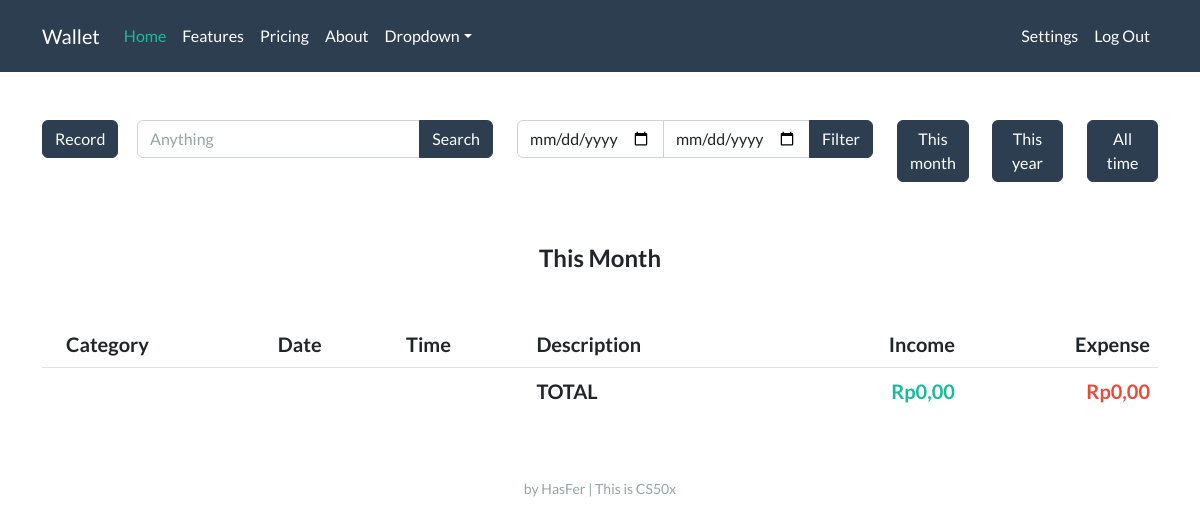
Before: / (signed in) with the older database file.
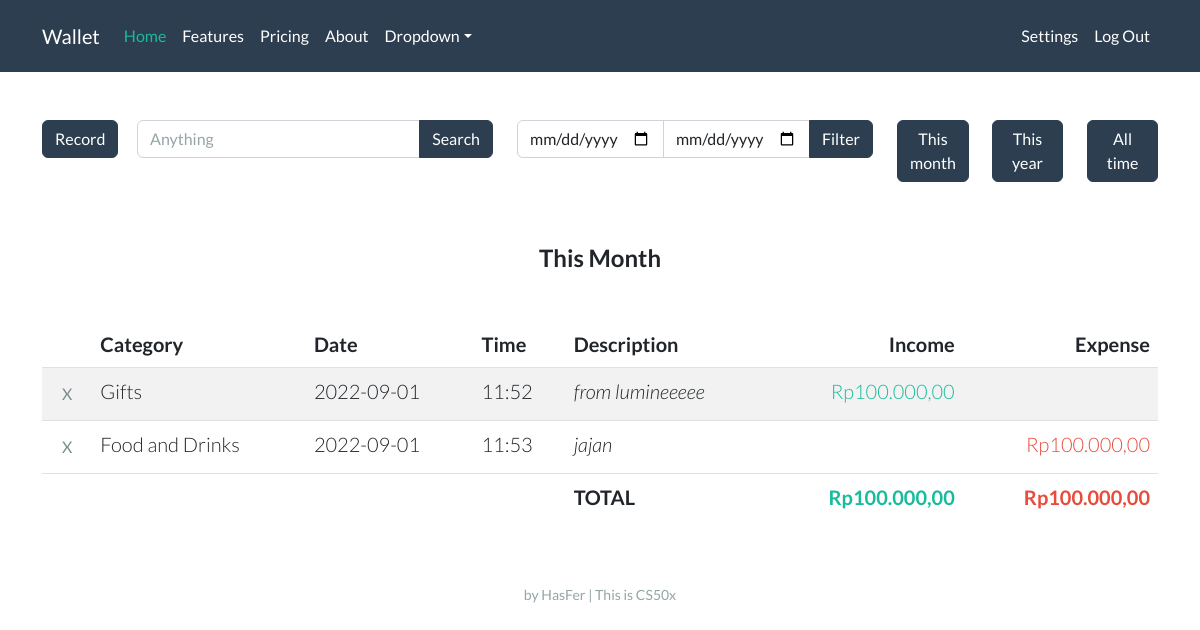
After: the same page with the newer database file.
### tables this page shows
CREATE TABLE records (
                id INTEGER,
                user_id INTEGER,
                account_name TEXT,
                account_category TEXT,
                date NUMBER,
                time NUMBER,
                description TEXT, amount REAL, random_id TEXT,
                PRIMARY KEY(id),
                FOREIGN KEY(user_id) REFERENCES users(id)
                );

### app.py (the view, shortened to what this page needs)
@app.route("/", methods=["GET", "POST"])
def index():
    if session.get("user_id") is None:
        return render_template("index.html")
    con, cur = connect_db()
    if request.method == "GET":
        year_now = str(datetime.now().year)
        month_now = str(datetime.now().month)
        date_filter = year_now + '%' + month_now + '%'
        label = 'This Month'
    if request.form.get('filter_btn') == 'between':
        res = cur.execute("SELECT * FROM records WHERE user_id = ? AND date BETWEEN ? AND ?",
                          (session["user_id"], start_date, end_date))
    elif request.form.get('search_btn') == 'search_btn':
        res = cur.execute("SELECT * FROM records WHERE user_id = ? AND (account_name LIKE ? OR description LIKE ?)",
                          (session["user_id"], f"%{keyword}%", f"%{keyword}%"))
    else:
        res = cur.execute("SELECT * FROM records WHERE user_id = ? AND date LIKE ?", (session["user_id"], date_filter))
    res = list(res)
    income = 0
    expense = 0
    for i in res:
        if i[3] == 'Income':
            income += i[7]
        else:
            expense += i[7]
    records = []
    for i in res:
        i = list(i)
        i[7] = idr(i[7])
        records.append(i)
    income = idr(income)
    expense = idr(expense)
    con.close()
    return render_template("home.html", records=records, income=income, expense=expense, label=label, date_now=get_date_now(), time_now=get_time_now())

### helpers.py (called while the page is built)
def connect_db(db="wallet.db"):
    con = sqlite3.connect(db)
    cur = con.cursor()
    return con, cur

def idr(value):
    value = f"Rp{value:,.2f}"
    rupiah = value.replace(".", "#")
    rupiah = rupiah.replace(",", ".")
    rupiah = rupiah.replace("#", ",")
    return rupiah

def get_date_now():
    now = datetime.now()
    day = now.day
    if day < 10:
        day = f"0{day}"
    month = now.month
    if month < 10:
        month = f"0{month}"
    year = now.year
    date_now = f"{year}-{month}-{day}"
    return date_now

def get_time_now():
    now = datetime.now()
    hour = now.hour
    if hour < 10:
        hour = f"0{hour}"
    minute = now.minute
    if minute < 10:
        minute = f"0{minute}"
    time_now = f"{hour}:{minute}"
    return time_now

### templates/home.html (shortened to what this page needs)
{% extends "layout.html" %}
{% block main %}
<div class="row">
    <div class="col-lg-1">
        <button type="button" class="btn btn-primary mb-3" data-bs-toggle="collapse" data-bs-target="#demo">Record</button>
    </div>
        <div class="col-lg-4">
            <form action="/" method="post">
                <div class="input-group mb-3">
                    <input name="search_vield" type="text" class="form-control" placeholder="Anything" aria-label="Search" aria-describedby="button-addon2">
                    <button name="search_btn" value="search_btn" class="btn btn-primary" type="submit" id="button-addon2">Search</button>
                </div>
            </form>
        </div>
    <div class="col-lg-4">
        <form action="/" method="post">
            <div class="input-group mb-3">
                <input name="start_date" type="date" class="form-control">
                <input name="end_date" type="date" class="form-control">
                <button name="filter_btn" value="between" class="btn btn-primary" type="submit" id="button-addon2">Filter</button>
            </div>
        </form>
    </div>
    <div class="col-lg-1 mb-3">
        <button class="btn btn-primary mb-3" onclick="window.location.href=window.location.href;">This month</button>
    </div>
    <div class="col-lg-1 mb-3">
        <form action="/" method="post">
            <button name="filter_btn" value="thisyear" type="submit" class="btn btn-primary mb-3">This year</button>
    </div>
    <div class="col-lg-1 mb-3">
            <button name="filter_btn" value="alltime" type="submit" class="btn btn-primary mb-3">All time</button>
    </div>
</div>
<br>
<h4 class="mb-5 fw-bold">{{ label }}</h4>
<table class="table table-striped">
    <thead>
        <tr>
            <th style="width:1%;"></th>
            <th class="text-start">Category</th>
            <th class="text-start">Date</th>
            <th class="text-start">Time</th>
            <th class="text-start">Description</th>
            <th class="text-end">Income</th>
            <th class="text-end">Expense</th>
        </tr>
    </thead>
    <tbody>
        {% for record in records %}
        <tr>
            <td>
                <form action="/delete" method="post">
                    <input class="btn btn-outline-dark border-0" type="submit" value="X" title="Delete">
                </form>
            </td>
            <td class="text-start">{{ record[2] }}</td>
            <td class="text-start">{{ record[4] }}</td>
            <td class="text-start">{{ record[5] }}</td>
            <td class="text-start"><em>{{ record[6] }}</em></td>
            <td class="text-end text-success">{% if record[3] in "Income" %}{{ record[7] }}{% endif %}</td>
            <td class="text-end text-danger">{% if record[3] not in "Income" %}{{ record[7] }}{% endif %}</td>
        </tr>
        {% endfor %}
    </tbody>
    <tfoot>
        <tr>
            <td class="border-0"></td>
            <td class="border-0"></td>
            <td class="border-0"></td>
            <td class="border-0"></td>
            <td class="border-0 fw-bold text-start">TOTAL</td>
            <td class="border-0 fw-bold text-end text-success">{{ income }}</td>
            <td class="border-0 fw-bold text-end text-danger">{{ expense }}</td>
        </tr>
    </tfoot>
</table>
{% endblock %}

### templates/layout.html (shortened to what this page needs)
<!DOCTYPE html>
<html lang="en">
<head>
    <link rel="stylesheet" href="/static/light.css">
</head>
<body>
    <nav class="navbar navbar-expand-lg navbar-dark bg-primary">
        <div class="container">
            <a class="navbar-brand" href="/">Wallet</a>
            <div class="collapse navbar-collapse" id="navbarColor01">
                <ul class="navbar-nav me-auto">
                    <li class="nav-item"><a class="nav-link active" href="#">Home</a></li>
                    <li class="nav-item"><a class="nav-link" href="#">Features</a></li>
                    <li class="nav-item"><a class="nav-link" href="#">Pricing</a></li>
                    <li class="nav-item"><a class="nav-link" href="#">About</a></li>
                    <li class="nav-item dropdown">
                        <a class="nav-link dropdown-toggle" data-bs-toggle="dropdown" href="#" role="button" aria-haspopup="true" aria-expanded="false">Dropdown</a>
                    </li>
                </ul>
                {% if session["user_id"] %}
                <ul class="navbar-nav ms-auto">
                    <li class="nav-item"><a class="nav-link" href="/settings">Settings</a></li>
                    <li class="nav-item"><a class="nav-link" href="/logout">Log Out</a></li>
                </ul>
                {% else %}
                <ul class="navbar-nav ms-auto">
                    <li class="nav-item"><a class="nav-link" href="/register">Register</a></li>
                    <li class="nav-item"><a class="nav-link" href="/login">Log In</a></li>
                </ul>
                {% endif %}
            </div>
        </div>
    </nav>
    <main class="container py-5 lead text-center">
        {% block main %}{% endblock %}
    </main>
    <footer class="mb-5 small text-center text-muted">
        by HasFer | This is CS50x
    </footer>
</body>
</html>

Changed rows visible on the page:
added records: account_name "Gifts", date "2022-09-01", time "11:52", description "from lumineeeee", amount "Rp100.000,00"
added records: account_name "Food and Drinks", date "2022-09-01", time "11:53", description "jajan", amount "Rp100.000,00"
Other visible differences:
{{ income }}: "Rp0,00" → "Rp100.000,00"
{{ expense }}: "Rp0,00" → "Rp100.000,00"
